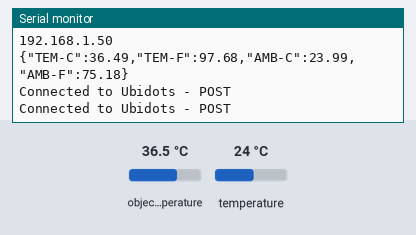
Simulated run of this sketch. Board: ESP8266 (NodeMCU). Parts: the last lines printed to the serial monitor. The inputs (shaded band) are chosen by the test bench; at power-on: object temperature 36.5 °C, temperature 24 °C. WiFi joins after 1.5 s; servers stay silent unless stated; uploads are accepted with an empty reply.

Above: at 2.7 s.
2.8 s: object temperature set to 20 °C
5.0 s: temperature set to 12 °C
At 5.19 s:
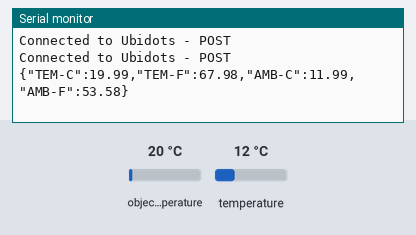
7.2 s: object temperature set to 26 °C
At 10.3 s:
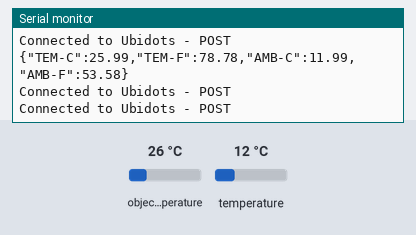
Timing chart, 0 to 11.8 s (numbered marks = the images above; inputs shaded):
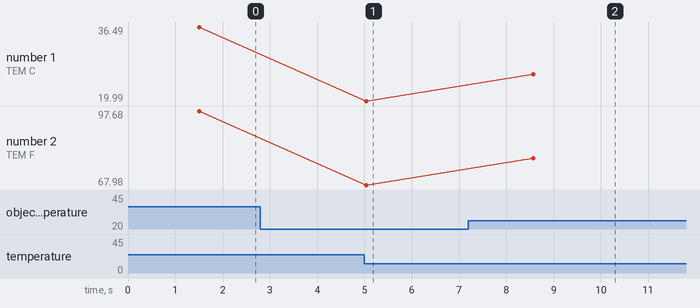

The sketch:

Temp.ino.ino
```cpp
#include <ESP8266WiFi.h>
#include <Adafruit_MLX90614.h>

char const * SSID_NAME = "iPhone"; // Put here your SSID name
char const * SSID_PASS = "Miraz321"; // Put here your password
char const * TOKEN = "BBFF-6cRKEckqeZaWaceMZDApts1t2oM67G"; // Put here your TOKEN

char const * HTTPSERVER = "things.ubidots.com";

char const * DEVICE_LABEL = "TEM"; // Put here your device label

/* Put here your variable's labels*/
char const * VARIABLE_LABEL_1 = "TEM-C";
char const * VARIABLE_LABEL_2 = "TEM-F";
char const * VARIABLE_LABEL_3 = "AMB-C";
char const * VARIABLE_LABEL_4 = "AMB-F";


const int HTTPPORT = 80;

char const * USER_AGENT = "ESP8266";
char const * VERSION = "1.0";
char payload[700];
char topic[1000];

WiFiClient clientUbi;

// Space to store values to send
char str_val_1[30];
char str_val_2[30];
char str_val_3[30];
char str_val_4[30];
char str_val_5[30];
char str_val_6[30];

/********************************
 * Auxiliar Functions
 *******************************/

void SendToUbidots(char* payload) {

  int i = strlen(payload);
  /* Builds the request POST - Please reference this link to know all the request's structures https://ubidots.com/docs/api/ */
  sprintf(topic, "POST /api/v1.6/devices/%s/?force=true HTTP/1.1\r\n", DEVICE_LABEL);
  sprintf(topic, "%sHost: things.ubidots.com\r\n", topic);
  sprintf(topic, "%sUser-Agent: %s/%s\r\n", topic, USER_AGENT, VERSION);
  sprintf(topic, "%sX-Auth-Token: %s\r\n", topic, TOKEN);
  sprintf(topic, "%sConnection: close\r\n", topic);
  sprintf(topic, "%sContent-Type: application/json\r\n", topic);
  sprintf(topic, "%sContent-Length: %d\r\n\r\n", topic, i);
  sprintf(topic, "%s%s\r\n", topic, payload);

  /* Connecting the client */
  clientUbi.connect(HTTPSERVER, HTTPPORT);

  if (clientUbi.connected()) {
    /* Sends the request to the client */
    clientUbi.print(topic);
    Serial.println("Connected to Ubidots - POST");
  } else {
    Serial.println("Connection Failed ubidots - Try Again");
  }

  /* Reads the response from the server */
  while (clientUbi.available()) {
    char c = clientUbi.read();
    //Serial.print(c); // Uncomment this line to visualize the response on the Serial Monitor
  }

  /* Disconnecting the client */
  clientUbi.stop();
}

/********************************
 * Main Functions
 *******************************/

Adafruit_MLX90614 mlx = Adafruit_MLX90614();

void setup() {
  Serial.begin(115200);
  /* Connects to AP */


    while (!Serial);

  if (!mlx.begin()) {
    Serial.println("Error connecting to MLX sensor. Check wiring.");
    while (1);
  };
  WiFi.begin(SSID_NAME, SSID_PASS);

  while (WiFi.status() != WL_CONNECTED) {
    delay(500);
    Serial.print(".");
    }

  WiFi.setAutoReconnect(true);
  Serial.println(F("WiFi connected"));
  Serial.println(F("IP address: "));
  Serial.println(WiFi.localIP());


}

void loop() {

  float sensor_value_1 =mlx.readObjectTempC();
  float sensor_value_2 =mlx.readObjectTempF();
  float sensor_value_3 =mlx.readAmbientTempC();
  float sensor_value_4 =mlx.readAmbientTempF();


  /*---- Transforms the values of the sensors to char type -----*/

  /* 4 is mininum width, 2 is precision; float value is copied onto str_val*/
  dtostrf(sensor_value_1, 4, 2, str_val_1);
  dtostrf(sensor_value_2, 4, 2, str_val_2);
  dtostrf(sensor_value_3, 4, 2, str_val_3);
  dtostrf(sensor_value_4, 4, 2, str_val_4);


  /* Builds the payload with structure: {"temperature":25.00,"humidity":50.00} for first 4 variables*/

  // Important: Avoid to send a very long char as it is very memory space costly, send small char arrays
  sprintf(payload, "{\"");
  sprintf(payload, "%s%s\":%s", payload, VARIABLE_LABEL_1, str_val_1);
  sprintf(payload, "%s,\"%s\":%s", payload, VARIABLE_LABEL_2, str_val_2);
  sprintf(payload, "%s,\"%s\":%s", payload, VARIABLE_LABEL_3, str_val_3);
  sprintf(payload, "%s,\"%s\":%s", payload, VARIABLE_LABEL_4, str_val_4);
  sprintf(payload, "%s}", payload);
  Serial.println(payload);

  /* Calls the Ubidots Function POST */
  SendToUbidots(payload);


  SendToUbidots(payload);

  delay(3000);


}
```

Measured:
- after the input at 5.0 s, the serial monitor: prints a new line at once (image 1)
- after the input at 7.2 s, the serial monitor: prints a new line after 1.4 s (image 2)
- plotted number 1: 19.99 → 25.99 after the input at 7.2 s
- plotted number 2: 67.98 → 78.78 after the input at 7.2 s
